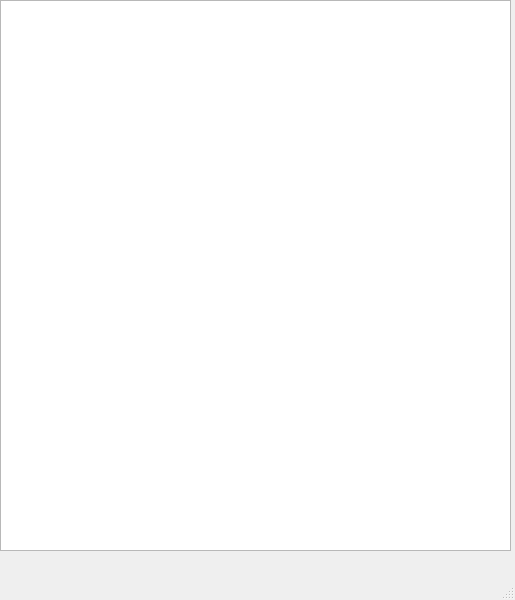
<?xml version="1.0" encoding="UTF-8"?>
<ui version="4.0">
 <class>receipt</class>
 <widget class="QMainWindow" name="receipt">
  <property name="geometry">
   <rect>
    <x>0</x>
    <y>0</y>
    <width>515</width>
    <height>600</height>
   </rect>
  </property>
  <property name="font">
   <font>
    <family>OCR A Extended</family>
   </font>
  </property>
  <property name="windowTitle">
   <string>Receipt</string>
  </property>
  <property name="windowIcon">
   <iconset resource="UIGraphics.qrc">
    <normaloff>:/rec/resources/SE_logo_mini.png</normaloff>:/rec/resources/SE_logo_mini.png</iconset>
  </property>
  <widget class="QWidget" name="centralwidget">
   <widget class="QTableView" name="receiptTable">
    <property name="geometry">
     <rect>
      <x>0</x>
      <y>0</y>
      <width>511</width>
      <height>551</height>
     </rect>
    </property>
    <property name="autoScroll">
     <bool>false</bool>
    </property>
    <property name="dragDropOverwriteMode">
     <bool>false</bool>
    </property>
    <property name="showGrid">
     <bool>false</bool>
    </property>
    <property name="cornerButtonEnabled">
     <bool>false</bool>
    </property>
    <attribute name="horizontalHeaderVisible">
     <bool>false</bool>
    </attribute>
    <attribute name="horizontalHeaderHighlightSections">
     <bool>false</bool>
    </attribute>
    <attribute name="horizontalHeaderStretchLastSection">
     <bool>true</bool>
    </attribute>
    <attribute name="verticalHeaderVisible">
     <bool>false</bool>
    </attribute>
    <attribute name="verticalHeaderHighlightSections">
     <bool>false</bool>
    </attribute>
   </widget>
  </widget>
  <widget class="QMenuBar" name="menubar">
   <property name="geometry">
    <rect>
     <x>0</x>
     <y>0</y>
     <width>515</width>
     <height>18</height>
    </rect>
   </property>
  </widget>
  <widget class="QStatusBar" name="statusbar">
   <property name="font">
    <font>
     <family>OCR A Extended</family>
    </font>
   </property>
  </widget>
 </widget>
 <resources>
  <include location="UIGraphics.qrc"/>
 </resources>
 <connections/>
</ui>
